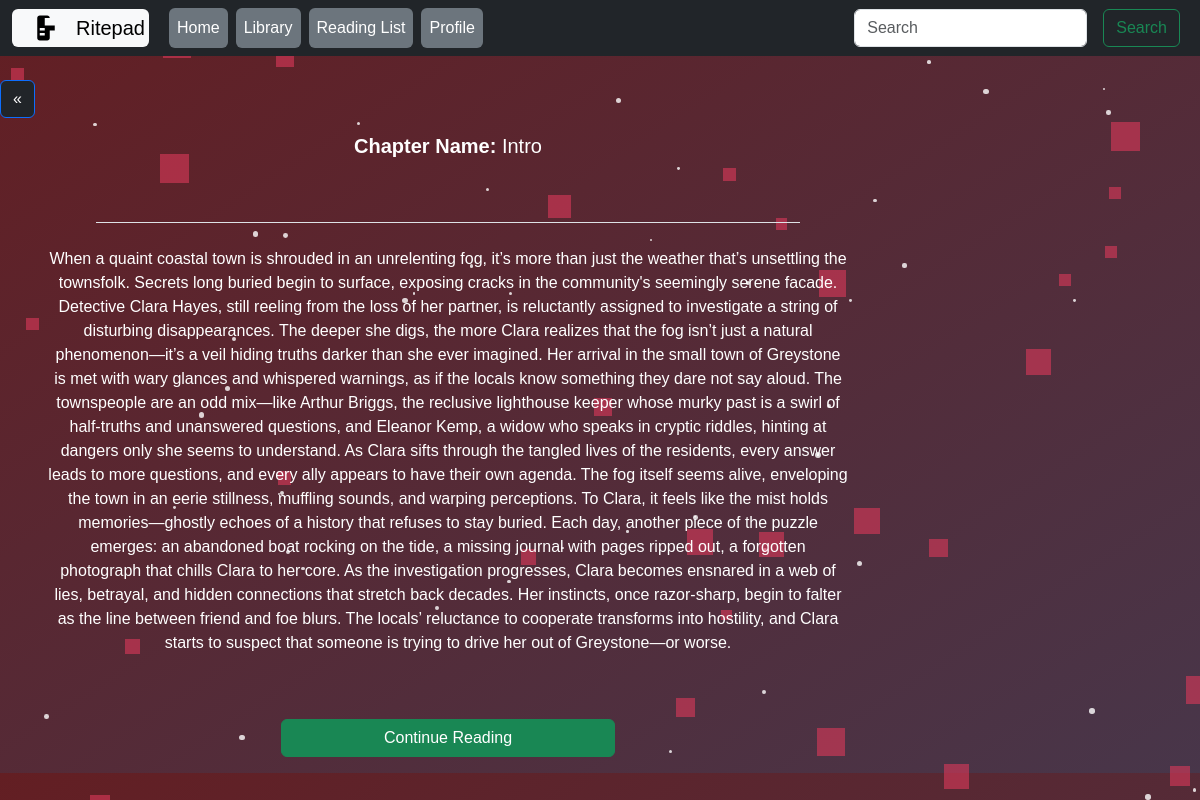
The app's page /read/chapterdisplay/1 (signed in) with its own data.
### read/models.py (models this page shows)
class Chapter(models.Model):
    chapter_id=models.AutoField
    user_id=models.ForeignKey(User, on_delete=models.CASCADE, default=1)
    book_id=models.ForeignKey(Book, on_delete=models.CASCADE, default=1)
    chapter_name=models.CharField(max_length=500, default="", blank=True, null=True)
    chapter_description=models.CharField(max_length=1000000, default="", blank=True, null=True)
    count=models.IntegerField(default=1)

### read/views.py (the view)
# urls.py: path("chapterdisplay/<int:chapterid>", views.chapterdisplay, name="ChapterDisplay"),
def chapterdisplay(request,chapterid):
    target=[]
    user_id=None
    chapters=Chapter.objects.values()
    if request.user.is_authenticated:
        user_id = request.user.id
    for chapter in chapters:
        if chapter['id']==chapterid:
            print(chapter)
            target.append(chapter)
            chaps={'target':target}
            try:
                read_progs=Reading_Progress.objects.get(user_id_id=user_id,book_id_id=chapter['book_id_id'])
            except:
                read_progs=None
            if read_progs!=None:
                read_progs.last_read_chapter_id=chapterid
                read_progs.save()
            else:
                read_progress=Reading_Progress(user_id_id=user_id,book_id_id=chapter['book_id_id'],last_read_chapter_id=chapter['id'])
                read_progress.save()
    return render(request, 'read/chapterdisplay.html', chaps)

### read/templates/read/chapterdisplay.html (shortened to what this page needs)
{% extends 'read/basic.html' %}
{% block body %}
<div id="stars-container"></div>
{% if not chp and not no_chp %}
<div class="col-md-8 text-center my-2 mx-5">
  <h5><b>Chapter Name:</b> {{target.0.chapter_name}}</h5>
  <header>
    <div class="d-flex flex-column m-5 flex-md-row align-items-center pb-3 mb-4 border-bottom bg-first">
    </div>
</header>
  <p>{{target.0.chapter_description}}</p>
  <a href="/read/continue_next/{{target.0.id}}"><button type="button" name="button" class="btn btn-success col-md-5 mx-4 my-2 mt-5">Continue Reading</button></a>
  {% endif %}
{% endblock %}

### read/templates/read/chapterdisplay.html (style rules this page uses)
body { background: linear-gradient(to bottom right, rgba(82, 6, 11, 0.9), rgba(52, 32, 54, 0.9) ); color: #fff; font-family: Arial, sans-serif; }
#stars-container { position: fixed; top: 0; left: 0; width: 100%; height: 100%; pointer-events: none; z-index: -1; }

### records on screen
Chapter: chapter_name "Intro", chapter_description "When a quaint coastal town is shrouded in an unrelenting fog, it’s more than just the weather that’s unsettling the townsfolk. Secrets long buried begin to surface, exposing cracks in the community's seemingly serene facade. Detective Clara Hayes, still reeling from the loss of her partner, is reluctantly assigned to investigate a string of disturbing disappearances. The deeper she digs, the more Clara realizes that the fog isn’t just a natural phenomenon—it’s a veil hiding truths darker than she ever imagined. Her arrival in the small town of Greystone is met with wary glances and whispered warnings, as if the locals know something they dare not say aloud. The townspeople are an odd…"
